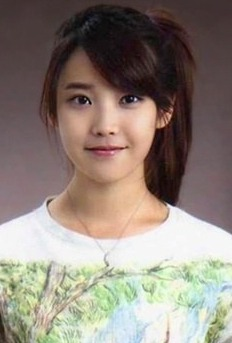
#> input picture testImage/image2.jpg, 232 x 343 px
$ python openCV.py   (Python 2 division)   (older library calls are emulated)
#> lines starting #> are read from the running program, lines starting #| are printed output that depends on the picture; after the words box and inside, x2 and y2 are one past the last pixel; in counts of white or black regions, pixels touching at a corner belong together
# -*- coding: utf-8 -*-

"""
    <Jaehyun Ahn Face recognition test>
    Reference
     * OpenCV reference: http://goo.gl/Ak5z1u
     * Haar Cascades: http://alereimondo.no-ip.org/OpenCV/34
     * Referred Blog: https://realpython.com/blog/python/face-recognition-with-python/
"""
import cv2

# loading the images and turn it to gray scale.
image = cv2.imread('./testImage/image2.jpg')
#> image is the input picture: shape (343, 232, 3); mean B, G, R 121.5, 130.7, 142.7
gray = cv2.cvtColor(image, cv2.COLOR_BGR2GRAY)
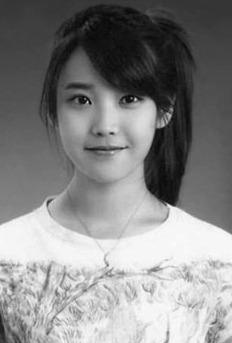
#> gray: shape (343, 232); min 3, max 253, mean 133.2

# loading the classifiers
faceCascade = cv2.CascadeClassifier('./haarClassifier/haarcascade_frontalface_alt.xml')
eyeCascade = cv2.CascadeClassifier('./haarClassifier/haarcascade_eye.xml')
noseCascade = cv2.CascadeClassifier('./haarClassifier/nose.xml')
mouthCascade = cv2.CascadeClassifier('./haarClassifier/mouth.xml')

# image, scaleFactor, neighbors, size, flags return obejct
#   neighbor: defines how many objects are detected near the current one.
faces = faceCascade.detectMultiScale(
    gray,
    scaleFactor=1.1,
    minNeighbors=5,
    minSize=(30, 30),
    flags = cv2.cv.CV_HAAR_SCALE_IMAGE
)
#> faces = [[46, 54, 125, 125]]
# minNeighbors = candidates threshold
eyes = eyeCascade.detectMultiScale(
    gray,
    scaleFactor=1.1,
    minNeighbors=2,
    minSize=(30, 30),
    flags = cv2.cv.CV_HAAR_SCALE_IMAGE
)
#> eyes = [[58, 77, 43, 43], [126, 269, 43, 43]]
# find nose
nose = noseCascade.detectMultiScale(
    gray,
    scaleFactor=1.1,
    minNeighbors=5,
    minSize=(30, 30),
    flags = cv2.cv.CV_HAAR_SCALE_IMAGE
)
#> nose = [[81, 112, 48, 40]]
# find mouth
mouth = mouthCascade.detectMultiScale(
    gray,
    scaleFactor=1.1,
    minNeighbors=50,
    minSize=(30, 30),
    flags = cv2.cv.CV_HAAR_SCALE_IMAGE
)
#> mouth = [[74, 134, 64, 38]]

# print report
print "Found {0} faces!".format(len(faces))
#| Found 1 faces!
print "Found {0} eyes!".format(len(eyes))
#| Found 2 eyes!
print "Found {0} nose!".format(len(nose))
#| Found 1 nose!
print "Found {0} mouth!".format(len(mouth))
#| Found 1 mouth!

# Draw a rectangle around the faces
"""
    x,y : location of the rectangle
    w,h: rectangle's width and height
    1. Crop Face y:y+h, x:x+w (http://stackoverflow.com/questions/15589517/how-to-crop-an-image-in-opencv-using-python#_=_)
"""
cropFace = image
for (x, y, w, h) in faces:
    cv2.rectangle(image, (x, y), (x+w, y+h), (0, 255, 0), 2)
    cropFace = image[y:y+h, x:x+w]
#> this loop made 1 pass
#> pass 1, `cropFace = image[y:y+h, x:x+w]`:
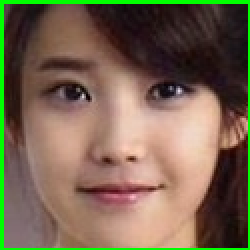
#> cropFace: shape (125, 125, 3) (shown 2 times larger); mean B, G, R 80.4, 102.2, 119.9
#> after the loop:
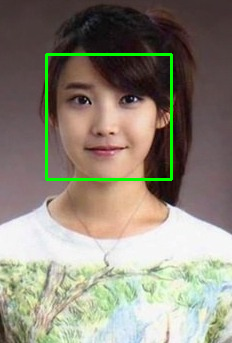
#> image: shape (343, 232, 3); 1.88% of pixels changed, all inside (x1, y1, x2, y2) = (45, 53, 173, 181)

for (x, y, w, h) in eyes:
    cv2.rectangle(image, (x, y), (x+w, y+h), (0, 255, 0), 1)
#> this loop made 2 passes
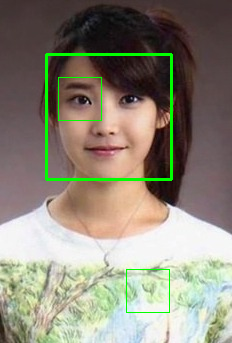
#> image: shape (343, 232, 3); 0.43% of pixels changed, all inside (x1, y1, x2, y2) = (58, 77, 170, 313)

# 콧대까지 측정하기 위한 변수
highNoseThreshold = 20
highNoseUnderCut = 10
for (x, y, w, h) in nose:
    cv2.rectangle(image, (x, y-highNoseThreshold), (x+w, y+h-highNoseUnderCut), (0, 255, 255), 1)
#> this loop made 1 pass
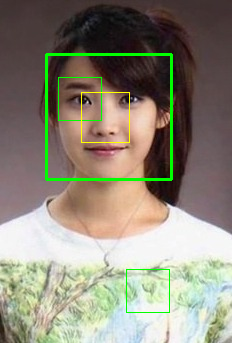
#> image: shape (343, 232, 3); 0.25% of pixels changed, all inside (x1, y1, x2, y2) = (81, 92, 130, 143)

for (x, y, w, h) in mouth:
    cv2.rectangle(image, (x, y), (x+w, y+h), (255, 0, 0), 1)
#> this loop made 1 pass
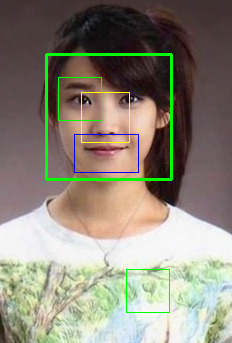
#> image: shape (343, 232, 3); 0.26% of pixels changed, all inside (x1, y1, x2, y2) = (74, 134, 139, 173)

cv2.imshow("Face found", image)
cv2.imshow("Face", cropFace)
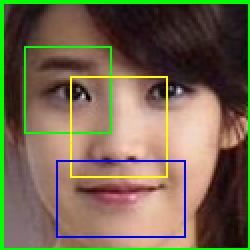
#> window 'Face': shape (125, 125, 3) (shown 2 times larger); mean B, G, R 79.8, 103.6, 117.1
cv2.waitKey(0)

$ run again, with testImage/image1.jpg copied over testImage/image2.jpg
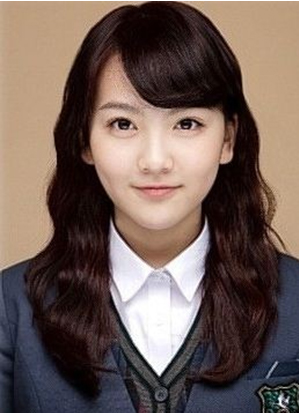
#> input picture testImage/image1.jpg, 299 x 413 px
#> image is the input picture: shape (413, 299, 3); mean B, G, R 86.3, 93.3, 111.5
#> faces = [[77, 68, 158, 158]]
#> eyes = [[97, 100, 48, 48], [165, 104, 41, 41]]
#> nose = [[129, 144, 51, 42]]
#> mouth = [[124, 173, 67, 40]]
#| Found 1 faces!
#| Found 2 eyes!
#| Found 1 nose!
#| Found 1 mouth!
#> the loop `for (x, y, w, h) in faces:` made 1 pass
#> the loop `for (x, y, w, h) in eyes:` made 2 passes
#> the loop `for (x, y, w, h) in nose:` made 1 pass
#> after the loop `for (x, y, w, h) in nose:`:
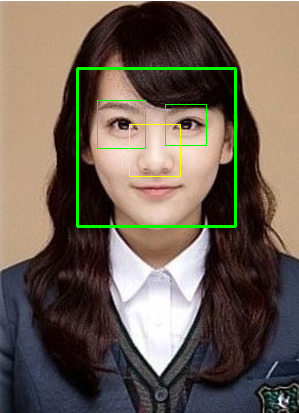
#> image: shape (413, 299, 3); mean B, G, R 85.1, 97, 110.2
#> the loop `for (x, y, w, h) in mouth:` made 1 pass
#> `cv2.imshow("Face", cropFace)`:
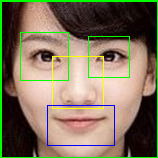
#> window 'Face': shape (158, 158, 3); mean B, G, R 93.2, 116.5, 128.7

$ run again, with testImage/image10.jpg copied over testImage/image2.jpg
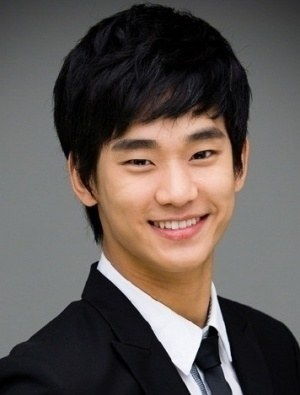
#> input picture testImage/image10.jpg, 300 x 395 px
#> image is the input picture: shape (395, 300, 3); mean B, G, R 82.8, 87, 96.1
#> faces = [[88, 90, 174, 174]]
#> eyes = [[178, 132, 46, 46], [117, 142, 41, 41]]
#> nose = [[150, 176, 51, 42]]
#> mouth = [[105, 144, 70, 42], [141, 207, 73, 44]]
#| Found 1 faces!
#| Found 2 eyes!
#| Found 1 nose!
#| Found 2 mouth!
#> the loop `for (x, y, w, h) in faces:` made 1 pass
#> the loop `for (x, y, w, h) in eyes:` made 2 passes
#> the loop `for (x, y, w, h) in nose:` made 1 pass
#> after the loop `for (x, y, w, h) in nose:`:
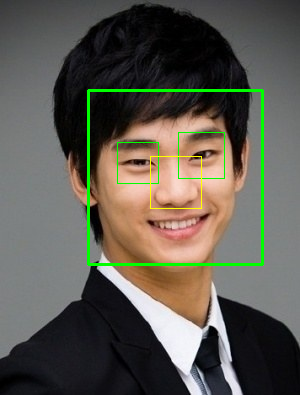
#> image: shape (395, 300, 3); mean B, G, R 80.9, 90.5, 94
#> the loop `for (x, y, w, h) in mouth:` made 2 passes
#> `cv2.imshow("Face", cropFace)`:
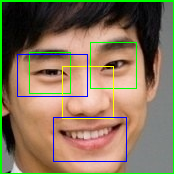
#> window 'Face': shape (174, 174, 3); mean B, G, R 91.8, 116.9, 135

$ run again, with testImage/image3.jpg copied over testImage/image2.jpg
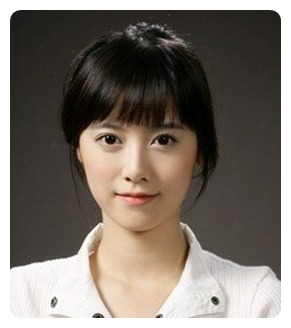
#> input picture testImage/image3.jpg, 291 x 328 px
#> image is the input picture: shape (328, 291, 3); mean B, G, R 106.3, 114.3, 122.9
#> faces = [[65, 88, 140, 140]]
#> eyes = [[90, 120, 39, 39], [140, 122, 39, 39], [183, 272, 53, 53]]
#> nose = [[110, 156, 50, 41]]
#> mouth = [[105, 179, 66, 40]]
#| Found 1 faces!
#| Found 3 eyes!
#| Found 1 nose!
#| Found 1 mouth!
#> the loop `for (x, y, w, h) in faces:` made 1 pass
#> the loop `for (x, y, w, h) in eyes:` made 3 passes
#> the loop `for (x, y, w, h) in nose:` made 1 pass
#> the loop `for (x, y, w, h) in mouth:` made 1 pass
#> `cv2.imshow("Face", cropFace)`:
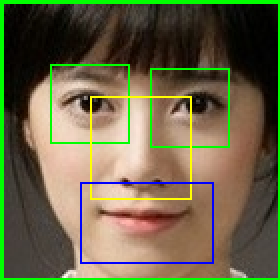
#> window 'Face': shape (140, 140, 3) (shown 2 times larger); mean B, G, R 72.6, 102.3, 107.3
